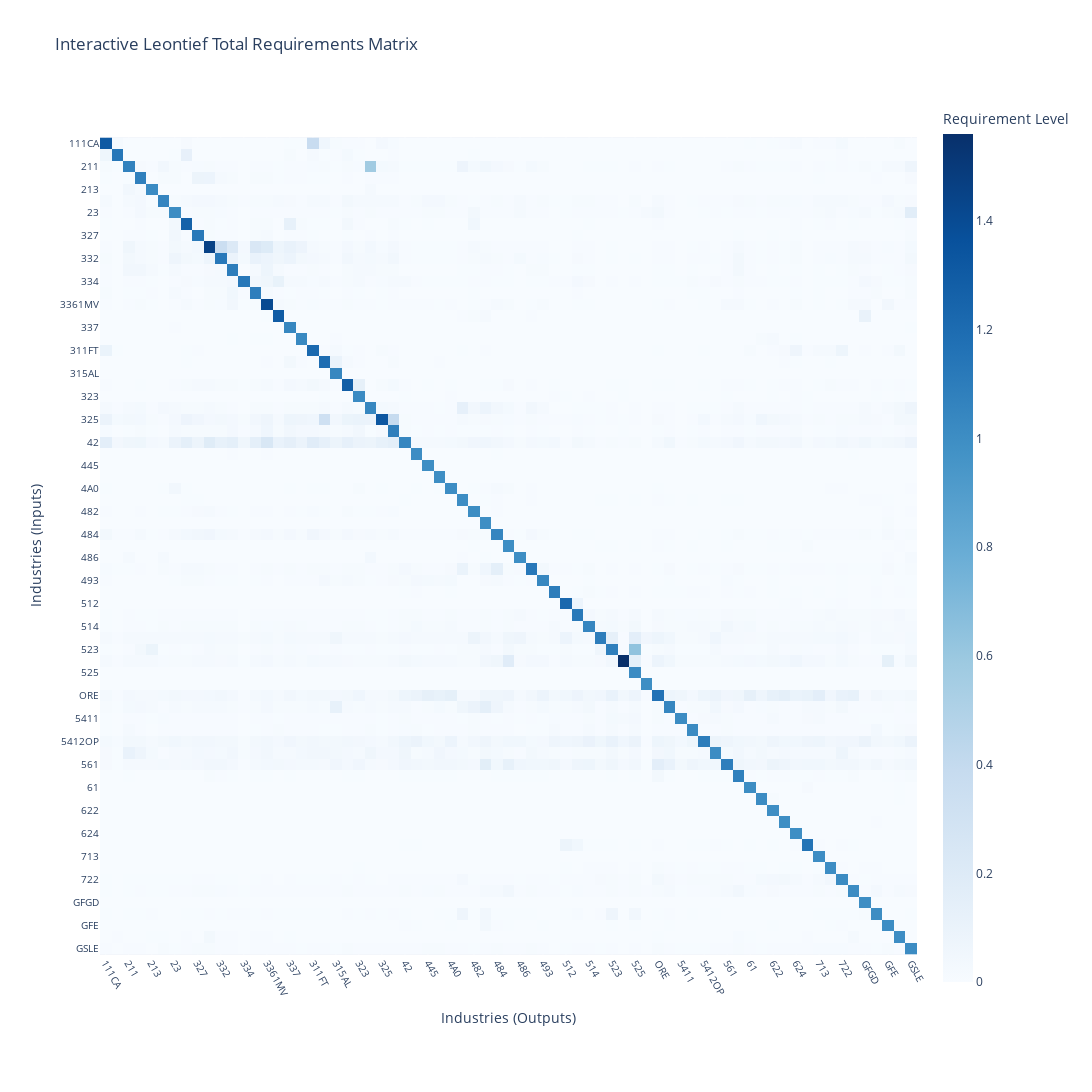

The notebook cell saved with this chart:
### Markdown cell above
Figure 1 below visualizes the matrix \(A\) from the equation above as a heatmap, showing how industries depend on each other through their input–output relationships.

### Code cell
# | label: fig-label-to-make-reference
# | fig-cap: "Interactive Heatmap of Inter-Industry Dependencies"

import plotly.express as px

# Create an interactive, zoomable heatmap
fig = px.imshow(
    matrix,
    labels=dict(
        x="Industries (Outputs)",
        y="Industries (Inputs)",
        color="Requirement Level"
    ),
    x=matrix.columns,
    y=matrix.columns,
    color_continuous_scale="Blues",
    title="Interactive Leontief Total Requirements Matrix"
)

# Make it better in regards to appearance
fig.update_layout(
    width=1200,          # make the figure much wider
    height=1200,         # and taller for readability
    font=dict(size=12),  # slightly larger text
    margin=dict(l=100, r=100, t=100, b=100)
)

# Rotate and space the labels for clarity
fig.update_xaxes(side="bottom", tickangle=60, tickfont=dict(size=10))
fig.update_yaxes(autorange="reversed", tickfont=dict(size=10))

# Show interactive heatmap
fig.show()

### Figure 1 — Plotly figure (JSON) as saved in the notebook; plotly's stock layout.template omitted (floating-point values rounded to 4 significant figures; data arrays with more than 128 entries replaced by an {"elided": "..."} marker saying what was removed)
{"data": [{"coloraxis": "coloraxis", "hovertemplate": "Industries (Outputs): %{x}<br>Industries (Inputs): %{y}<br>Requirement Level: %{z}<extra></extra>", "name": "0", "type": "heatmap", "x": ["111CA", "113FF", "211", "212", "213", "22", "23", "321", "327", "331", "332", "333", "334", "335", "3361MV", "3364OT", "337", "339", "311FT", "313TT", "315AL", "322", "323", "324", "325", "326", "42", "441", "445", "452", "4A0", "481", "482", "483", "484", "485", "486", "487OS", "493", "511", "512", "513", "514", "521CI", "523", "524", "525", "HS", "ORE", "532RL", "5411", "5415", "5412OP", "55", "561", "562", "61", "621", "622", "623", "624", "711AS", "713", "721", "722", "81", "GFGD", "GFGN", "GFE", "GSLG", "GSLE"], "xaxis": "x", "y": ["111CA", "113FF", "211", "212", "213", "22", "23", "321", "327", "331", "332", "333", "334", "335", "3361MV", "3364OT", "337", "339", "311FT", "313TT", "315AL", "322", "323", "324", "325", "326", "42", "441", "445", "452", "4A0", "481", "482", "483", "484", "485", "486", "487OS", "493", "511", "512", "513", "514", "521CI", "523", "524", "525", "HS", "ORE", "532RL", "5411", "5415", "5412OP", "55", "561", "562", "61", "621", "622", "623", "624", "711AS", "713", "721", "722", "81", "GFGD", "GFGN", "GFE", "GSLG", "GSLE"], "yaxis": "y", "z": {"elided": "71x71 float values"}}], "layout": {"coloraxis": {"colorbar": {"title": {"text": "Requirement Level"}}, "colorscale": [[0, "rgb(247,251,255)"], [0.125, "rgb(222,235,247)"], [0.25, "rgb(198,219,239)"], [0.375, "rgb(158,202,225)"], [0.5, "rgb(107,174,214)"], [0.625, "rgb(66,146,198)"], [0.75, "rgb(33,113,181)"], [0.875, "rgb(8,81,156)"], [1, "rgb(8,48,107)"]]}, "font": {"size": 12}, "height": 1200, "margin": {"b": 100, "l": 100, "r": 100, "t": 100}, "title": {"text": "Interactive Leontief Total Requirements Matrix"}, "width": 1200, "xaxis": {"anchor": "y", "autorange": true, "constrain": "domain", "domain": [0, 1], "range": [-0.5, 70.5], "scaleanchor": "y", "side": "bottom", "tickangle": 60, "tickfont": {"size": 10}, "title": {"text": "Industries (Outputs)"}, "type": "category"}, "yaxis": {"anchor": "x", "autorange": true, "constrain": "domain", "domain": [0.041, 0.959], "range": [70.5, -0.5], "tickfont": {"size": 10}, "title": {"text": "Industries (Inputs)"}, "type": "category"}}}
